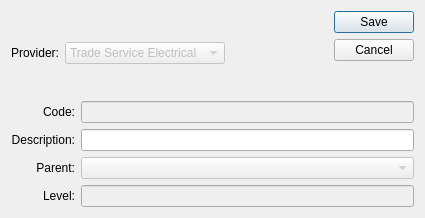
<?xml version="1.0" encoding="UTF-8"?>
<ui version="4.0">
 <comment>This file is part of the xwd Package for xTuple ERP,
and is Copyright (c) 1999-2012 by OpenMFG LLC, d/b/a xTuple.  It
is licensed to you under the xTuple End-User License Agreement (&quot;the
EULA&quot;), the full text of which is available at www.xtuple.com/EULA.
While the EULA gives you access to source code and encourages your
involvement in the development process, this Package is not free
software.  By using this software, you agree to be bound by the
terms of the EULA.</comment>
 <class>catComm</class>
 <widget class="QDialog" name="catComm">
  <property name="geometry">
   <rect>
    <x>0</x>
    <y>0</y>
    <width>425</width>
    <height>218</height>
   </rect>
  </property>
  <property name="sizePolicy">
   <sizepolicy hsizetype="Fixed" vsizetype="Fixed">
    <horstretch>0</horstretch>
    <verstretch>0</verstretch>
   </sizepolicy>
  </property>
  <property name="windowTitle">
   <string>External Vendor Commodity Code</string>
  </property>
  <layout class="QVBoxLayout" name="verticalLayout">
   <item>
    <layout class="QHBoxLayout" name="horizontalLayout_2">
     <item>
      <layout class="QHBoxLayout" name="horizontalLayout">
       <item>
        <widget class="QLabel" name="_providerLit">
         <property name="text">
          <string>Provider:</string>
         </property>
         <property name="alignment">
          <set>Qt::AlignRight|Qt::AlignTrailing|Qt::AlignVCenter</set>
         </property>
        </widget>
       </item>
       <item>
        <widget class="XComboBox" name="_provider">
         <property name="enabled">
          <bool>false</bool>
         </property>
         <item>
          <property name="text">
           <string>Trade Service Electrical</string>
          </property>
         </item>
         <item>
          <property name="text">
           <string>Trade Service Plumbing</string>
          </property>
         </item>
         <item>
          <property name="text">
           <string> Internal</string>
          </property>
         </item>
         <item>
          <property name="text">
           <string>XO Electrical</string>
          </property>
         </item>
        </widget>
       </item>
      </layout>
     </item>
     <item>
      <spacer name="horizontalSpacer">
       <property name="orientation">
        <enum>Qt::Horizontal</enum>
       </property>
       <property name="sizeHint" stdset="0">
        <size>
         <width>40</width>
         <height>20</height>
        </size>
       </property>
      </spacer>
     </item>
     <item>
      <widget class="QDialogButtonBox" name="_buttonBox">
       <property name="orientation">
        <enum>Qt::Vertical</enum>
       </property>
       <property name="standardButtons">
        <set>QDialogButtonBox::Cancel|QDialogButtonBox::Save</set>
       </property>
      </widget>
     </item>
    </layout>
   </item>
   <item>
    <layout class="QGridLayout" name="gridLayout">
     <item row="0" column="0">
      <widget class="QLabel" name="_codeLit">
       <property name="text">
        <string>Code:</string>
       </property>
       <property name="alignment">
        <set>Qt::AlignRight|Qt::AlignTrailing|Qt::AlignVCenter</set>
       </property>
      </widget>
     </item>
     <item row="0" column="1">
      <widget class="XLineEdit" name="_code">
       <property name="enabled">
        <bool>false</bool>
       </property>
      </widget>
     </item>
     <item row="1" column="0">
      <widget class="QLabel" name="_descLit">
       <property name="text">
        <string>Description:</string>
       </property>
       <property name="alignment">
        <set>Qt::AlignRight|Qt::AlignTrailing|Qt::AlignVCenter</set>
       </property>
      </widget>
     </item>
     <item row="1" column="1">
      <widget class="XLineEdit" name="_desc"/>
     </item>
     <item row="2" column="0">
      <widget class="QLabel" name="_parentLit">
       <property name="text">
        <string>Parent:</string>
       </property>
       <property name="alignment">
        <set>Qt::AlignRight|Qt::AlignTrailing|Qt::AlignVCenter</set>
       </property>
      </widget>
     </item>
     <item row="2" column="1">
      <widget class="XComboBox" name="_parent">
       <property name="enabled">
        <bool>false</bool>
       </property>
       <property name="sizePolicy">
        <sizepolicy hsizetype="Expanding" vsizetype="Fixed">
         <horstretch>0</horstretch>
         <verstretch>0</verstretch>
        </sizepolicy>
       </property>
       <property name="maximumSize">
        <size>
         <width>500</width>
         <height>16777215</height>
        </size>
       </property>
      </widget>
     </item>
     <item row="3" column="0">
      <widget class="QLabel" name="_levelLit">
       <property name="text">
        <string>Level:</string>
       </property>
       <property name="alignment">
        <set>Qt::AlignRight|Qt::AlignTrailing|Qt::AlignVCenter</set>
       </property>
      </widget>
     </item>
     <item row="3" column="1">
      <widget class="XLineEdit" name="_level">
       <property name="enabled">
        <bool>false</bool>
       </property>
      </widget>
     </item>
    </layout>
   </item>
  </layout>
 </widget>
 <customwidgets>
  <customwidget>
   <class>XComboBox</class>
   <extends>QComboBox</extends>
   <header>xcombobox.h</header>
  </customwidget>
  <customwidget>
   <class>XLineEdit</class>
   <extends>QLineEdit</extends>
   <header>xlineedit.h</header>
   <container>1</container>
  </customwidget>
 </customwidgets>
 <resources/>
 <connections/>
</ui>
